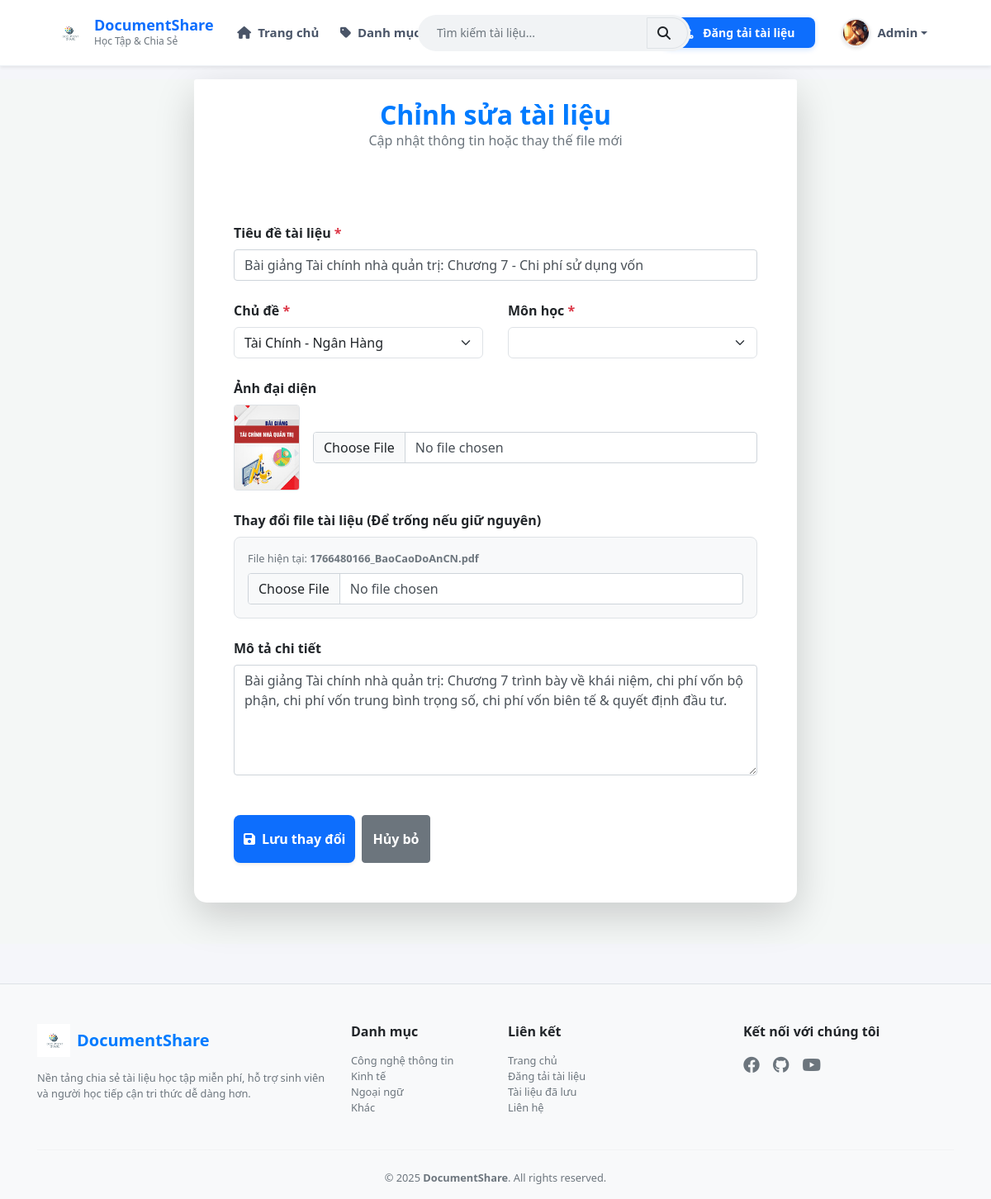
Screenshot of /edit_document.php?id=41 (signed in) with the database file from the repository.
### tables this page shows
CREATE TABLE `users` (
  `username` varchar(50) NOT NULL,
  `fullname` varchar(100) NOT NULL,
  `password` varchar(50) NOT NULL,
  `email` varchar(50) NOT NULL,
  `avatar` varchar(255) DEFAULT NULL,
  `role` int(10) NOT NULL,
  `google_id` varchar(255) DEFAULT NULL,
  `status` int(11) DEFAULT NULL
);

CREATE TABLE `documents` (
  `document_id` int(10) NOT NULL,
  `title` varchar(255) DEFAULT NULL,
  `description` text NOT NULL,
  `thumbnail` varchar(255) DEFAULT NULL,
  `file_path` varchar(255) DEFAULT NULL,
  `file_type` varchar(255) NOT NULL,
  `file_size` int(11) DEFAULT 0,
  `subcategory_id` int(10) NOT NULL,
  `status` enum('pending','approved','rejected') NOT NULL DEFAULT 'approved',
  `is_visible` tinyint(1) NOT NULL DEFAULT 0,
  `approved_at` datetime DEFAULT NULL,
  `approved_by` varchar(50) DEFAULT NULL,
  `username` varchar(50) DEFAULT NULL,
  `uploader_role` enum('admin','user') NOT NULL DEFAULT 'admin',
  `views` int(10) NOT NULL,
  `share_link` varchar(255) NOT NULL,
  `downloads` int(11) DEFAULT 0,
  `created_at` datetime NOT NULL DEFAULT current_timestamp(),
  `updated_at` datetime NOT NULL DEFAULT current_timestamp() ON UPDATE current_timestamp()
);

CREATE TABLE `subcategories` (
  `subcategory_id` int(11) NOT NULL,
  `name` varchar(255) NOT NULL,
  `status` tinyint(1) NOT NULL DEFAULT 1,
  `category_id` int(10) NOT NULL
);

CREATE TABLE `categories` (
  `category_id` int(10) NOT NULL,
  `name` varchar(100) NOT NULL,
  `description` text NOT NULL,
  `status` int(10) NOT NULL
);

### edit_document.php (the view, shortened to what this page needs)
<?php
include 'config.php';
$current_user = $_SESSION['username'];
$doc_id = intval($_GET['id']);
$sql_get = "SELECT d.*, sc.category_id
            FROM documents d
            LEFT JOIN subcategories sc ON d.subcategory_id = sc.subcategory_id
            WHERE d.document_id = ? AND d.username = ?";
$stmt_get = $conn->prepare($sql_get);
$stmt_get->bind_param("is", $doc_id, $current_user);
$stmt_get->execute();
$doc = $stmt_get->get_result()->fetch_assoc();
$result_categories = mysqli_query($conn, "SELECT category_id, name FROM categories WHERE status = 0 ORDER BY name ASC");
?>
<?php include("header.php"); ?>
<div class="edit-wrapper mrt" style="background-color: #f4f7f6; min-height: 100vh; padding-bottom: 50px;">
    <div class="container">
        <div class="row justify-content-center">
            <div class="col-lg-8">
                <div class="card shadow-lg border-0" style="border-radius: 15px;">
                    <div class="card-header bg-white py-4 border-0 text-center">
                        <h2 class="fw-bold text-primary mb-0">Chỉnh sửa tài liệu</h2>
                        <p class="text-muted">Cập nhật thông tin hoặc thay thế file mới</p>
                    </div>
                    <div class="card-body p-4 p-md-5">
                        <form action="" method="POST" enctype="multipart/form-data">
                            <div class="mb-4">
                                <label class="form-label fw-bold">Tiêu đề tài liệu <span class="text-danger">*</span></label>
                                <input type="text" name="title" class="form-control custom-input" value="<?= htmlspecialchars($doc['title']) ?>" required>
                            </div>
                            <div class="row">
                                <div class="col-md-6 mb-4">
                                    <label class="form-label fw-bold">Chủ đề <span class="text-danger">*</span></label>
                                    <select name="category_id" id="category_id" class="form-select custom-select-style" required>
                                        <?php while ($cate = mysqli_fetch_assoc($result_categories)): ?>
                                            <option value="<?= $cate['category_id'] ?>" <?= ($cate['category_id'] == $doc['category_id']) ? 'selected' : '' ?>>
                                                <?= htmlspecialchars($cate['name']) ?>
                                            </option>
                                        <?php endwhile; ?>
                                    </select>
                                </div>
                                <div class="col-md-6 mb-4">
                                    <label class="form-label fw-bold">Môn học <span class="text-danger">*</span></label>
                                    <select name="subcategory_id" id="subcategory_id" class="form-select custom-select-style" required>
                                    </select>
                                </div>
                            </div>
                            <div class="mb-4">
                                <label class="form-label fw-bold">Ảnh đại diện</label>
                                <div class="d-flex align-items-center gap-3 mb-2">
                                    <?php if ($doc['thumbnail']): ?>
                                        <img src="uploads/thumbnails/<?= $doc['thumbnail'] ?>" width="80" class="rounded border">
                                    <?php endif; ?>
                                    <input type="file" name="thumbnail" class="form-control" accept="image/*">
                                </div>
                            </div>
                            <div class="mb-4">
                                <label class="form-label fw-bold">Thay đổi file tài liệu (Để trống nếu giữ nguyên)</label>
                                <div class="p-3 bg-light border rounded-3 mb-2">
                                    <small class="text-muted d-block mb-2">File hiện tại: <strong><?= $doc['file_path'] ?></strong></small>
                                    <input type="file" name="document_file" class="form-control">
                                </div>
                            </div>
                            <div class="mb-4">
                                <label class="form-label fw-bold">Mô tả chi tiết</label>
                                <textarea name="description" class="form-control custom-input" rows="5"><?= htmlspecialchars($doc['description']) ?></textarea>
                            </div>
                            <div class="d-grid gap-2 mt-5 d-flex">
                                <button type="submit" class="btn btn-primary btn-small fw-bold shadow-sm py-3 btn-update">
                                    <i class="fa fa-save me-2"></i>Lưu thay đổi
                                </button>
                                <a href="upload.php" class="btn btn-secondary btn-small text-decoration-none text-white py-3 fw-bold">Hủy bỏ</a>
                            </div>
                        </form>
                    </div>
                </div>
            </div>
        </div>
    </div>
</div>
<?php include("footer.php"); ?>

### header.php (shortened to what this page needs)
<?php
require("config.php");
if (isset($_SESSION['emailUser'])) {
    $email = $_SESSION['emailUser'];
    $sql = "SELECT * FROM users WHERE email='$email'";
    $result = $conn->query($sql);
    if ($result && $result->num_rows > 0) {
        $user = $result->fetch_assoc();
    } else {
        session_destroy();
        header("Location: login.php");
        exit();
    }
}
?>
<!DOCTYPE html>
<html lang="vi">
<head>
    <link href="https://cdn.jsdelivr.net/npm/bootstrap@5.3.3/dist/css/bootstrap.min.css" rel="stylesheet">
    <link rel="stylesheet" href="https://stackpath.bootstrapcdn.com/bootstrap/4.5.2/css/bootstrap.min.css">
    <link rel="stylesheet" href="https://cdnjs.cloudflare.com/ajax/libs/font-awesome/6.4.0/css/all.min.css">
    <link rel="stylesheet" href="assets/css/custom.css">
</head>
<body>
    <nav class="navbar navbar-expand-lg navbar-white bg-white shadow-sm fixed-top" style="height: 80px;">
        <div class="container-fluid px-lg-5">
            <a class="navbar-brand d-flex align-items-center" href="index.php">
                <img src="assets/img/logo.png" alt="Logo" style="height: 40px; margin-right: 10px;">
                <div class="d-flex flex-column">
                    <span style="font-weight: 700; font-size: 18px; line-height: 1.2; color: #0d6efd;">DocumentShare</span>
                    <span style="font-size: 12px; color: #6c757d; font-weight: 500;">Học Tập & Chia Sẻ</span>
                </div>
            </a>
            <div class="collapse navbar-collapse" id="navbarMenu">
                <ul class="navbar-nav mr-auto">
                    <li class="nav-item"><a class="nav-link" href="index.php"><i class="fa fa-home mr-1"></i> Trang chủ</a></li>
                    <li class="nav-item mega-dropdown">
                        <a class="nav-link" href="javascript:void(0);">
                            <i class="fa fa-tag mr-1"></i> Danh mục tài liệu
                        </a>
                    </li>
                    <li class="nav-item"><a class="nav-link" href="contact.php"><i class="fa fa-envelope mr-1"></i> Liên hệ</a></li>
                </ul>
                <form class="form-inline search-box mx-auto" action="search.php" method="get">
                    <div class="input-group">
                        <input class="form-control" type="search" name="q" placeholder="Tìm kiếm tài liệu...">
                        <div class="input-group-append">
                            <button class="btn btn-light border search-document" type="submit">
                                <i class="fa fa-search"></i>
                            </button>
                        </div>
                    </div>
                </form>
                <ul class="navbar-nav ml-auto align-items-center">
                    <?php if (isset($_SESSION["emailUser"])): ?>
                        <li class="nav-item" style="margin-right: 20px">
                            <a class="btn btn-primary btn-sm btn-rounded text-white px-4 py-2" href="upload.php">
                                <i class="fa fa-upload mr-2"></i> Đăng tải tài liệu
                            </a>
                        </li>
                        <li class="nav-item dropdown user-dropdown">
                            <a class="nav-link dropdown-toggle font-weight-bold text-dark d-flex align-items-center" href="#" id="userDropdown" role="button" data-toggle="dropdown" aria-haspopup="true" aria-expanded="false">
                                <?php
                                $avatarFile = isset($_SESSION['avatar']) ? $_SESSION['avatar'] : '';
                                $avatarPath = "uploads/users/" . $avatarFile;
                                if (!empty($avatarFile) && file_exists($avatarPath)) {
                                    echo '<img src="' . $avatarPath . '" alt="Avatar" class="nav-user-avatar mr-2">';
                                } else {
                                    echo '<i class="fa fa-user-circle fa-2x text-primary mr-2"></i>';
                                }
                                ?>
                                <span class="text-truncate" style="max-width: 150px;">
                                    <?php echo $user['fullname']; ?>
                                </span>
                            </a>
                        </li>
                    <?php else: ?>
                        <li class="nav-item"><a class="btn btn-primary btn-sm px-3 btn-rounded" href="login.php">Đăng nhập</a></li>
                        <li class="nav-item ml-2"><a class="nav-link font-weight-bold" href="signup.php">Đăng ký</a></li>
                    <?php endif; ?>
                </ul>
            </div>
        </div>
    </nav>

### assets/css/custom.css (style rules this page uses)
body { margin: 0; background: #f5f6fa; font-family: "Plus Jakarta Sans", -apple-system, BlinkMacSystemFont, "Segoe UI", Roboto, Helvetica, Arial, sans-serif; }
.mrt { margin-top: 6rem !important; }
.form-label { font-weight: 600; }
.navbar { background: #ffffff !important; border-bottom: 1px solid #eef2f6; }
.navbar-brand img { transition: all 0.3s ease; }
.navbar-nav .nav-item .nav-link { font-size: 15px; font-weight: 600; color: #4a5568 !important; padding: 0.5rem 1rem; transition: color 0.2s; }
.search-box { width: 100%; margin: 10px 0; }
@media (min-width: 1200px) { .search-box { position: absolute; left: 53%; transform: translateX(-50%); width: 400px; margin: 0; z-index: 10; } }
.navbar-nav .nav-item .nav-link { padding-left: 0.8rem !important; padding-right: 0.8rem !important; white-space: nowrap; }
.search-box .input-group { width: 100%; background-color: #f1f3f5; border-radius: 50px; padding: 2px; border: 1px solid transparent; transition: all 0.3s; margin-left: 70px; }
.search-box input { background: transparent; border: none; font-size: 14px; padding-left: 20px; height: 38px; }
.search-box button { background: transparent; border: none; border-radius: 0 50px 50px 0; padding-right: 20px; }
.btn-rounded { border-radius: 50px; font-weight: 600; box-shadow: 0 2px 6px rgba(13, 110, 253, 0.2); }
.text-truncate { display: inline-block; vertical-align: middle; }
.user-dropdown .nav-link { padding-left: 15px !important; padding-right: 15px !important; border-radius: 30px; transition: background 0.3s; }
.nav-user-avatar { width: 35px; height: 35px; border-radius: 50%; object-fit: cover; border: 2px solid #e9ecef; box-shadow: 0 2px 4px rgba(0, 0, 0, 0.1); }
.mega-dropdown { position: relative; }
.btn-primary { background: #0d6efd; border: none; padding: 12px; font-weight: 600; border-radius: 8px; transition: all 0.3s; }
body { background: #f5f6fa; font-family: "Segoe UI", Tahoma, Geneva, Verdana, sans-serif; }

### rows the page displays
users: fullname "Admin"
documents: title "Bài giảng Tài chính nhà quản trị: Chương 7 - Chi phí sử dụng vốn", thumbnail (picture), file_path "1766480166_BaoCaoDoAnCN.pdf", description "Bài giảng Tài chính nhà quản trị: Chương 7 trình bày về khái niệm, chi phí vốn bộ phận, chi phí vốn trung bình trọng số, chi phí vốn biên tế & quyết định đầu tư."
subcategories: category_id "Tài Chính - Ngân Hàng"
